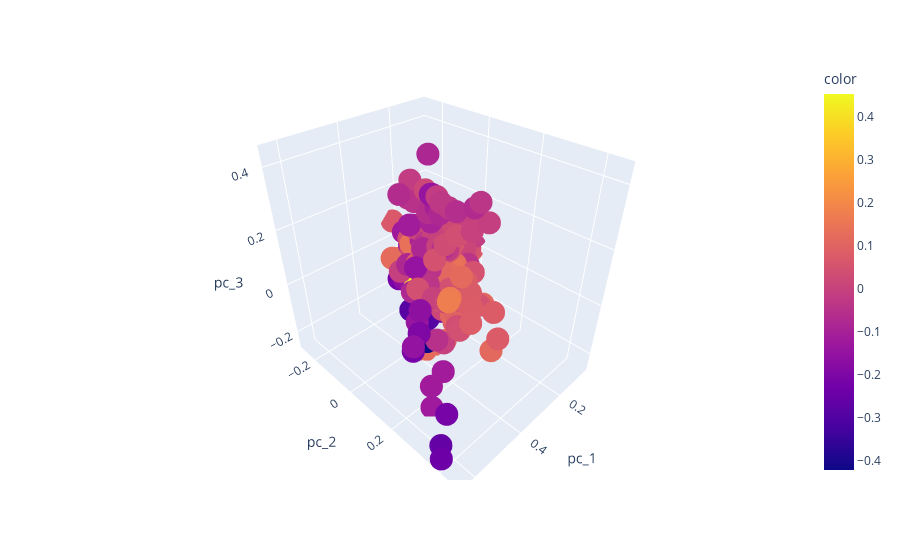

The cell this chart's notebook holds for it:
### Markdown cell above
## Plot

### Code cell
fig = px.scatter_3d(principal_df,
                 x='pc_1',
                 y='pc_2',
                 z='pc_3',
                 color='color',
                 hover_data=['autor', 'sg_partido', 'ementa_labels'])
fig.show()

### Figure 1 — Plotly figure (JSON) as saved in the notebook; plotly's stock layout.template omitted (floating-point values rounded to 4 significant figures; data arrays with more than 128 entries replaced by an {"elided": "..."} marker saying what was removed)
{"data": [{"customdata": {"elided": "352x3 str values"}, "hovertemplate": "pc_1=%{x}<br>pc_2=%{y}<br>pc_3=%{z}<br>autor=%{customdata[0]}<br>sg_partido=%{customdata[1]}<br>ementa_labels=%{customdata[2]}<br>color=%{marker.color}<extra></extra>", "legendgroup": "", "marker": {"color": {"elided": "352 float values"}, "coloraxis": "coloraxis", "symbol": "circle"}, "mode": "markers", "name": "", "scene": "scene", "showlegend": false, "type": "scatter3d", "x": {"elided": "352 float values"}, "y": {"elided": "352 float values"}, "z": {"elided": "352 float values"}}], "layout": {"coloraxis": {"colorbar": {"title": {"text": "color"}}, "colorscale": [[0, "#0d0887"], [0.1111, "#46039f"], [0.2222, "#7201a8"], [0.3333, "#9c179e"], [0.4444, "#bd3786"], [0.5556, "#d8576b"], [0.6667, "#ed7953"], [0.7778, "#fb9f3a"], [0.8889, "#fdca26"], [1, "#f0f921"]]}, "legend": {"tracegroupgap": 0}, "margin": {"t": 60}, "scene": {"domain": {"x": [0, 1], "y": [0, 1]}, "xaxis": {"title": {"text": "pc_1"}}, "yaxis": {"title": {"text": "pc_2"}}, "zaxis": {"title": {"text": "pc_3"}}}}}
